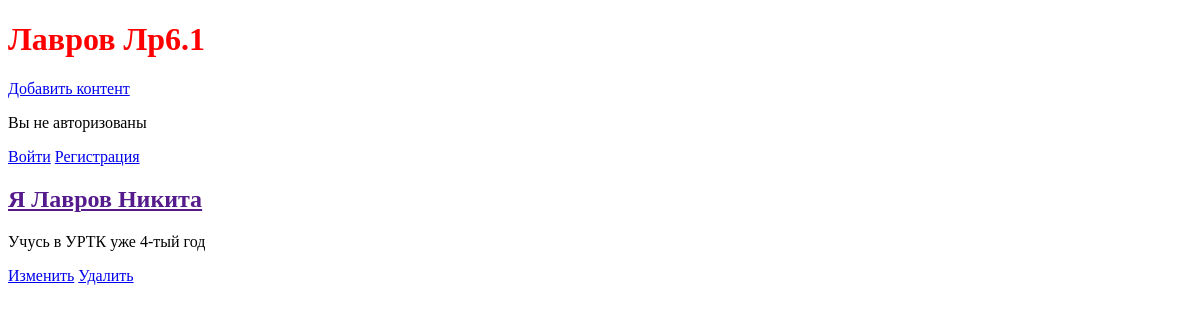
The page /blog/1/ on the database as committed earlier.
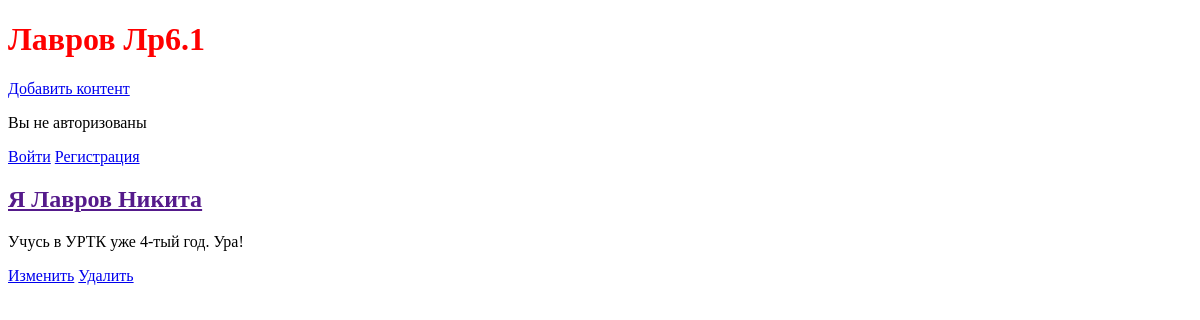
The same page on the database as committed later.
### blog/models.py (models this page shows, shortened)
class Blog(models.Model):
    title = models.CharField(max_length=200)
    author = models.ForeignKey('auth.User', on_delete=models.CASCADE)
    body = models.TextField()

### blog/views.py (the view)
# urls.py: path('blog/<int:pk>/', views.BlogDetailView.as_view(), name='blog_detail'),
class BlogDetailView(DetailView):
    model = Blog
    template_name = 'blog_detail.html'

### templates/blog_detail.html (shortened to what this page needs)
<!DOCTYPE html>
<html lang="en">
<head>
</head>
<body>
    {%extends 'base.html'%}
        {%block content%}
                <div class="blog-entry">
                    <h2><a href="">{{blog.title}}</a></h2>
                    <p>{{blog.body}}</p>
                    <a href="{%url 'blog_edit' blog.pk%}">Изменить</a>
                    <a href="{%url 'blog_delete' blog.pk%}">Удалить</a>
                </div>
        {%endblock content%}

Rows that differ between the two databases and show on the page:
changed Blog "Я Лавров Никита": body "Учусь в УРТК уже 4-тый год" → "Учусь в УРТК уже 4-тый год. Ура!"
